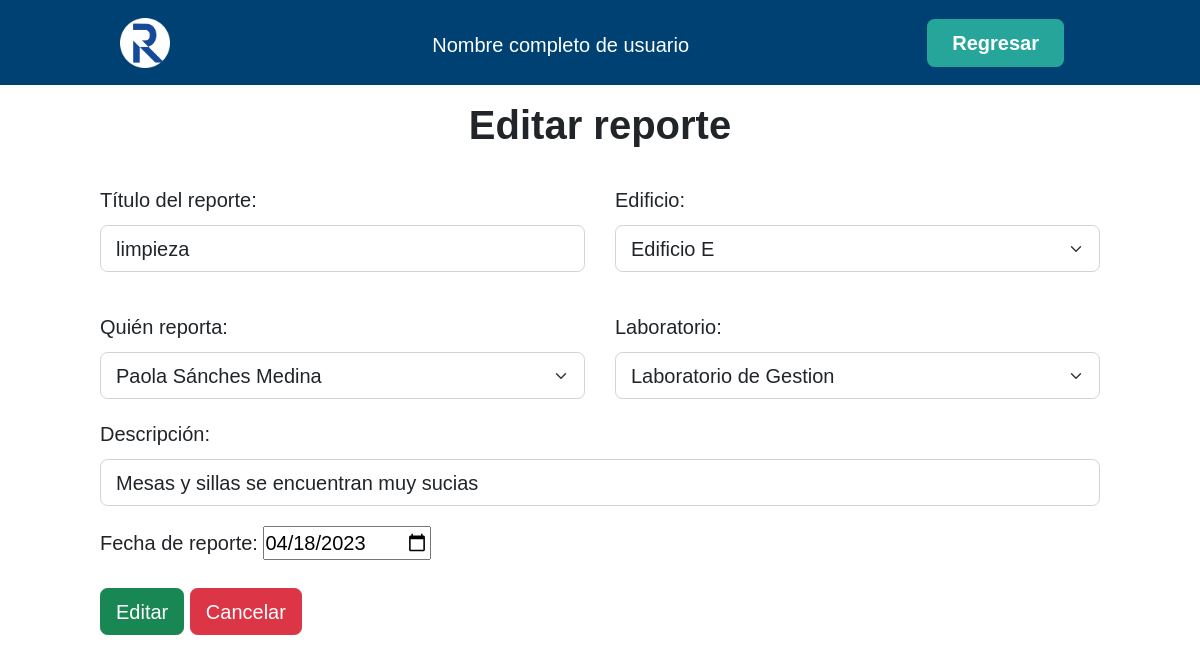
The app's page /resources/edit_report.php?id=5 (signed in) with its own data.
### tables this page shows
CREATE TABLE `reporte` (
  `id` int(11) NOT NULL,
  `titulo` varchar(40) NOT NULL,
  `edificio` varchar(50) NOT NULL,
  `reporta` varchar(50) NOT NULL,
  `laboratorio` varchar(60) NOT NULL,
  `descripcion` varchar(150) NOT NULL,
  `fecha` date NOT NULL
);

### resources/edit_report.php (the view, shortened to what this page needs)
<?php
include "db_connection.php";
$id = $_GET['id'];
?>
<!DOCTYPE html>
<html lang="en">
<head>
    <link href="https://cdn.jsdelivr.net/npm/bootstrap@5.2.3/dist/css/bootstrap.min.css" rel="stylesheet"
>
    <link rel="stylesheet" href="../css/resources.css">
</head>
<body>
    <header class="header">
        <div class="logo">
            <a><img src="../images/logo.png" alt="Logo de la compañía"></a>
        </div>
        <nav>
            <div class="content">
                <ul class="nav-links">
                    <li><a>Nombre completo de usuario</a></li>
                </ul>
            </div>
        </nav>
        <a href="../pages/reportes.php" class="btn"><button class="btn btn-rounded">Regresar</button></a>
    </header>
    <nav class="navbar navbar-light justify-content-center fs-2 mb-3"
        style=" font-family: Arial, Helvetica, sans-serif; font-size: 30px; font-weight: bold;">
        Editar reporte
    </nav>
    <div class="container">
        <?php
                $sql = "SELECT * FROM `reporte` WHERE id = $id LIMIT 1";
                $result = mysqli_query($connection, $sql);
                $row =  mysqli_fetch_assoc($result);
            ?>
        <div class="container d-flex justify-content-center">
            <form action="" method="post" style="width: 1000px; min-width: 300px;">
                <div class="row mb-3">
                    <div class="col">
                        <label class="form-label">Título del reporte:</label>
                        <input type="text" class="form-control" name="titulo" value="<?php echo $row['titulo'] ?>">
                    </div>
                    <div class="col">
                        <div class="mb-3">
                            <label class="form-label">Edificio:</label>
                            <select name="edificio" class="form-select">
                                <option selected><?php echo $row['edificio'] ?></option>
                            </select>
                        </div>
                    </div>
                </div>
                <div class="row mb-3">
                    <div class="col">
                        <label class="form-label">Quién reporta:</label>
                        <select name="reporta" class="form-select">
                            <option selected><?php echo $row['reporta'] ?></option>
                            <?php
                                    include "../resources/db_connection.php";
                                    ?>
                        </select>
                    </div>
                    <div class="col">
                                    <?php
                                    $sql = "SELECT * FROM `reporte` WHERE id = $id LIMIT 1";
                                    $result = mysqli_query($connection, $sql);
                                    $row =  mysqli_fetch_assoc($result);
                                    ?>
                        <label class="form-label">Laboratorio:</label>
                        <select name="laboratorio" class="form-select">
                            <option selected><?php echo $row['laboratorio'] ?></option>
                            <?php
                                    include "../resources/db_connection.php";
                                    ?>
                        </select>
                    </div>
                </div>
                <div class="mb-3">
                                    <?php
                                    $sql = "SELECT * FROM `reporte` WHERE id = $id LIMIT 1";
                                    $result = mysqli_query($connection, $sql);
                                    $row =  mysqli_fetch_assoc($result);
                                    ?>
                    <label class="form-label">Descripción:</label>
                    <input type="" class="form-control" name="descripcion" value="<?php echo $row['descripcion'] ?>">
                </div>
                <div class="mb-3">
                    <label class="form-label">Fecha de reporte:</label>
                    <input type="date" id="fecha" name="fecha" value="<?php echo $row['fecha'] ?>">
                </div>
                <div>
                    <button type="submit" class="btn btn-success" name="submit">Editar</button>
                    <a href="../pages/reportes.php" class="btn btn-danger">Cancelar</a>
                </div>
            </form>
        </div>
    </div>
</body>
</html>

### css/resources.css (style rules this page uses)
* { box-sizing: border-box; margin: 0; padding: 0; font-family: Arial, Helvetica, sans-serif; font-size: 20px; }
body { background-color: white; }
.header { background-color: #004173; display: flex; justify-content: space-between; align-items: center; height: 85px; padding: 5px 10%; }
.header .logo { cursor: pointer; }
.header .logo img { height: 50px; width: auto; transition: all 0.3s; }
.header .nav-links { list-style: none; }
.header .nav-links li { padding: 10px 80px; }
.header .nav-links a { font-size: 700; color: white; text-decoration: none; }
.header .btn button { font-weight: 700; font-weight: bold; color: white; padding: 9px 25px; background: #26A69A; border: none; cursor: pointer; transition: all 0.3s ease 0s; }
.content { padding-top: 25px; }

### records on screen
reporte: titulo "limpieza", edificio "Edificio E", reporta "Paola Sánches Medina", laboratorio "Laboratorio de Gestion", descripcion "Mesas y sillas se encuentran muy sucias", fecha "04/18/2023"
